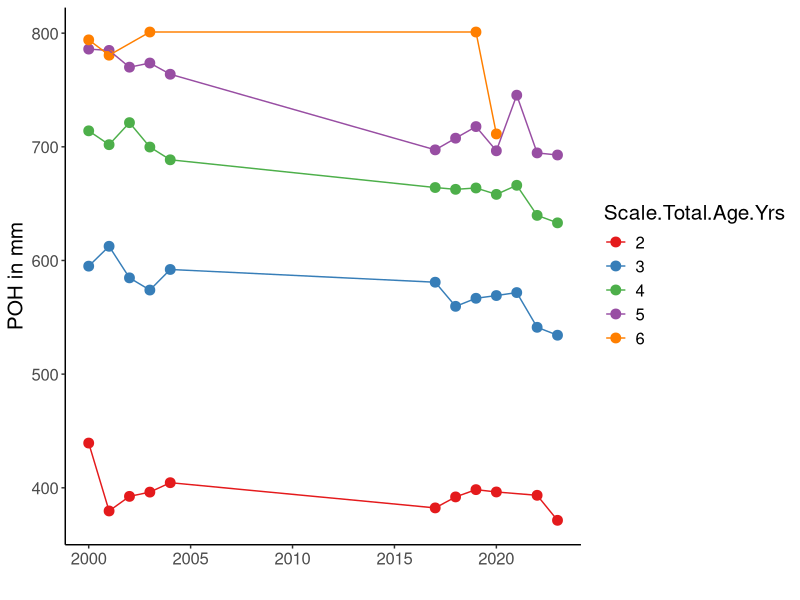

This figure's R source:
library(dplyr)
library(ggplot2)
#Length data
lenDataRC<- read.csv("AgeLengthBioSamplingChinookRC.csv")
filtereddata<- lenDataRC |> 
  filter(Poh.Length.Mm <1200 & Scale.Total.Age.Yrs<7)


avgPohDF<- filtereddata |> 
  group_by( Spawning.Year, Scale.Total.Age.Yrs  ) |> 
  summarise(avgPOH= mean(Poh.Length.Mm, na.rm = TRUE), n=n()) 

avgPohDF$Scale.Total.Age.Yrs <- factor(avgPohDF$Scale.Total.Age.Yrs)

POHFig<- ggplot(avgPohDF, aes(Spawning.Year, avgPOH, color=Scale.Total.Age.Yrs )) +geom_point(size=3) + geom_line() +
  xlab("") + ylab("POH in mm") + scale_color_brewer(palette="Set1") +
  theme(panel.grid.major = element_blank(), panel.grid.minor = element_blank(),
        panel.background = element_blank(), axis.line = element_line(colour = "black"),
        text = element_text(size=15))
